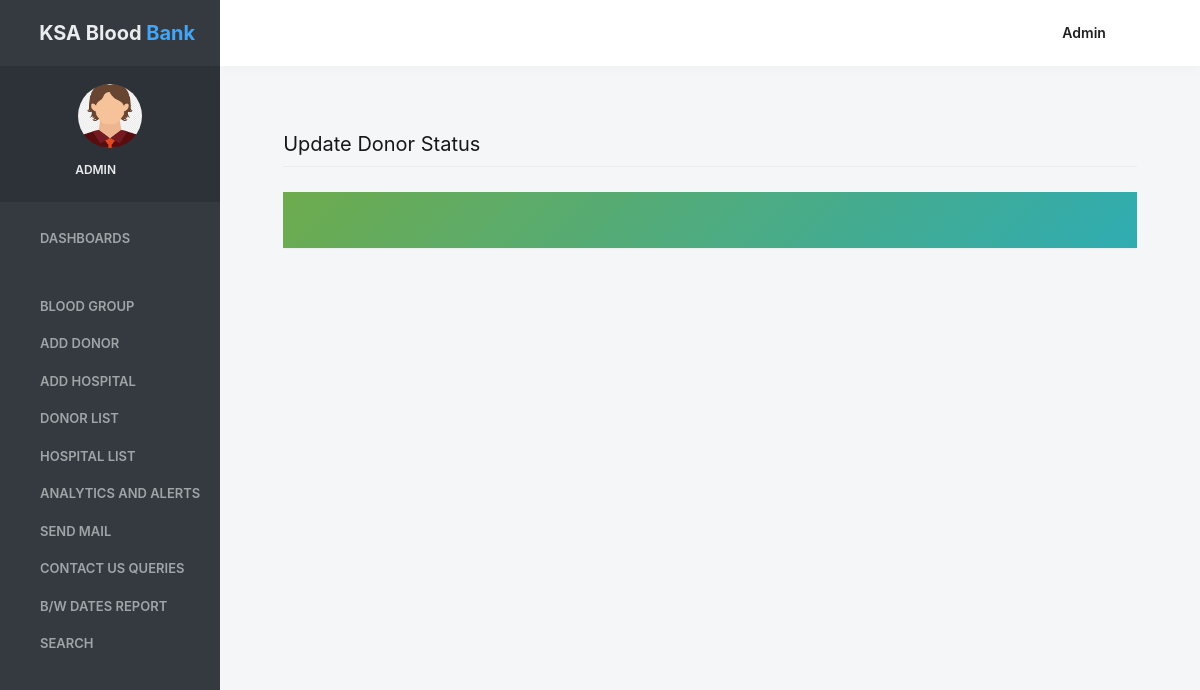
The page /edit_donor/29 (signed in) on the database as committed earlier.
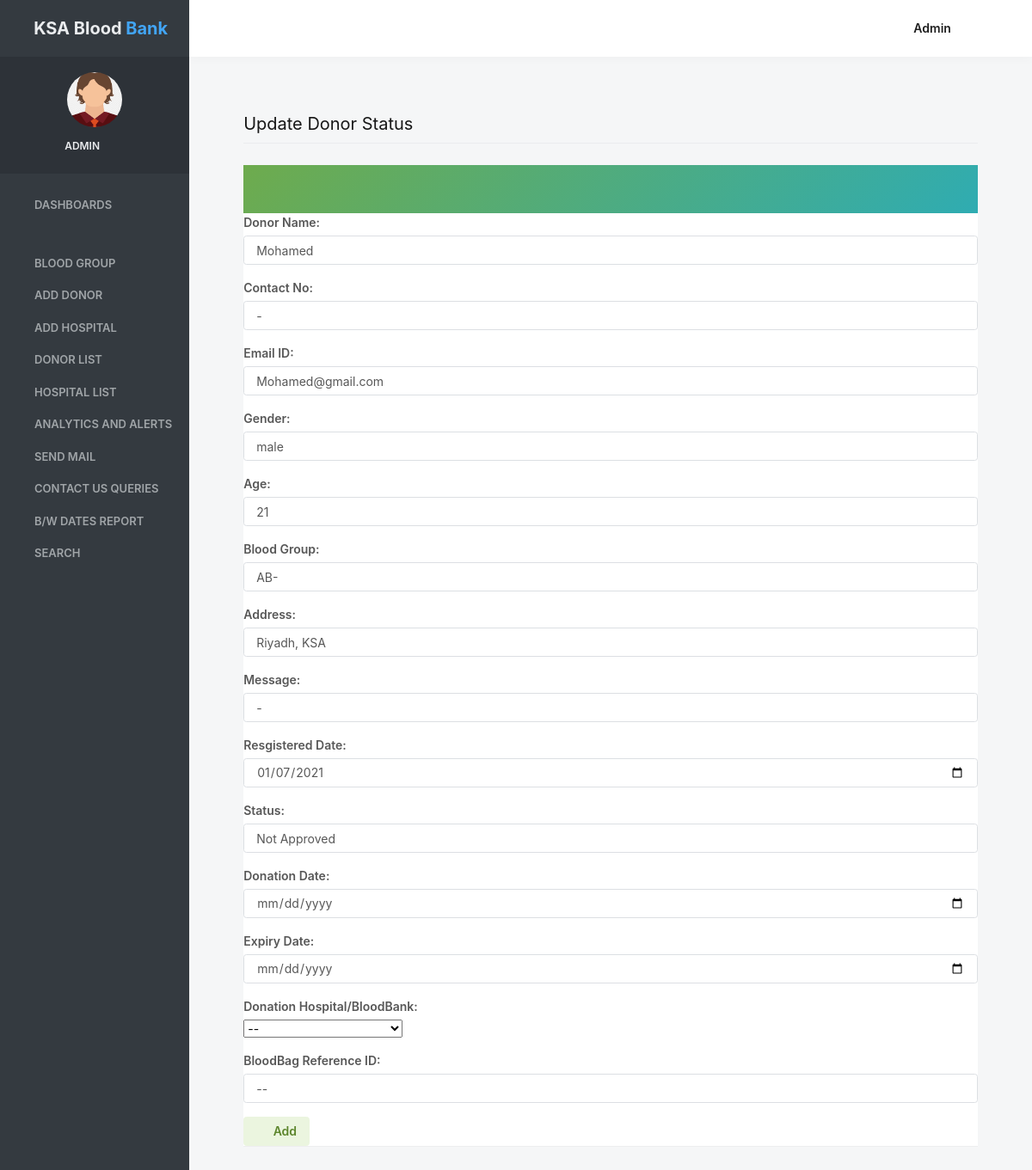
The same page on the database as committed later.
### bloodbank/models.py (models this page shows, shortened)
class Donor(models.Model):
    fullname = models.CharField(max_length=100)
    mobileno = models.CharField(max_length=15)
    emailid = models.CharField(max_length=50)
    gender = models.CharField(max_length=15)
    age = models.CharField(max_length=15)
    group = models.ForeignKey(Group, on_delete=models.CASCADE)
    address = models.CharField(max_length=300, null=True)
    message = models.CharField(max_length=300, null=True)
    postingdate = models.CharField(max_length=100)
    Status = models.CharField(max_length=100)
    donation_date = models.CharField(max_length=100)
    expiry_date = models.CharField(max_length=100)
    AssocHB = models.CharField(max_length=100)
    ReferenceID = models.CharField(max_length=100)

class Group(models.Model):
    bloodgroup = models.CharField(max_length=30)
    def __str__(self):
        return self.bloodgroup

### bloodbank/views.py (the view, shortened to what this page needs)
# urls.py: path('edit_donor/<int:pid>',edit_donor, name="edit_donor"),
def edit_donor(request,pid):
    if not request.user.is_authenticated:
        return redirect('login')
    donor = Donor.objects.filter(id=pid)
    error=""
    results = Hospital.objects.all()
    d = {'donor': donor,'error': error,'results':results}
    return render(request, 'edit_donor.html', d)

### bloodbank/templates/edit_donor.html (shortened to what the changed rows need)
{% load static %}
{% block body %}
 <html lang="en" class="no-focus">
    <head>
        <link rel="stylesheet" href="{% static 'adminassets/js/plugins/datatables/dataTables.bootstrap4.min.css' %}">
        <link rel="stylesheet" id="css-main" href="{% static 'adminassets/css/codebase.min.css' %}">
</head>
    <body>
        <div id="page-container" class="sidebar-o sidebar-inverse side-scroll page-header-fixed main-content-narrow">
            <main id="main-container">
                <div class="content">
                        <h2 class="content-heading">Update Donor Status</h2>
                         <div class="row">
                            <div class="col-md-12">
                             <div class="block block-themed">
                                    <form method="post">
                                     {% for i in donor %}
                                        <div class="form-group row">
                                            <label class="col-12" >Donor Name:</label>
                                            <div class="col-12">
                                                 <input type=text class="form-control" name="fullname"  value= "{{i.fullname}}" required='true'>
                                            </div>
                                        </div>
                                          <div class="form-group row">
                                            <label class="col-12" >Contact No:</label>
                                            <div class="col-12">
                                                 <input type=text class="form-control" name="mobileno"  value= "{{i.mobileno}}" required='true'>
                                            </div>
                                        </div>
                                            <div class="form-group row">
                                            <label class="col-12" >Email ID:</label>
                                            <div class="col-12">
                                                 <input type=text class="form-control" name="emailid"  value= "{{i.emailid}}" required='true'>
                                            </div>
                                        </div>
                                            <div class="form-group row">
                                            <label class="col-12" >Gender:</label>
                                            <div class="col-12">
                                                 <input type=text class="form-control" name="gender"  value= "{{i.gender}}" required='true'>
                                            </div>
                                        </div>
                                            <div class="form-group row">
                                            <label class="col-12" >Age:</label>
                                            <div class="col-12">
                                                 <input type=text class="form-control" name="age"  value= "{{i.age}}" required='true'>
                                            </div>
                                        </div>
                                            <div class="form-group row">
                                            <label class="col-12" >Blood Group:</label>
                                            <div class="col-12">
                                                 <input type=text class="form-control" name="group"  value= "{{i.group}}" required='true'>
                                            </div>
                                        </div>
                                            <div class="form-group row">
                                            <label class="col-12" >Address:</label>
                                            <div class="col-12">
                                                 <input type=text class="form-control" name="address"  value= "{{i.address}}" required='true'>
                                            </div>
                                        </div>
                                               <div class="form-group row">
                                            <label class="col-12" >Message:</label>
                                            <div class="col-12">
                                                 <input type=text class="form-control" name="message"  value= "{{i.message}}" required='true'>
                                            </div>
                                        </div>
                                          <div class="form-group row">
                                            <label class="col-12" >Resgistered Date:</label>
                                            <div class="col-12">
                                                 <input type=date class="form-control" name="postingdate"  value= "{{i.postingdate}}" required='true'>
                                            </div>
                                        </div>
                                        <div class="form-group row">
                                            <label class="col-12" >Status:</label>
                                            <div class="col-12">
                                                 <input type=text class="form-control" name="Status"  value= "{{i.Status}}" required='true'>
                                            </div>
                                        </div>
                                        <div class="form-group row">
                                            <label class="col-12" >Donation Date:</label>
                                            <div class="col-12">
                                                 <input type="date" class="form-control" name="donation_date" value="{{i.donation_date}}" required='true'>
                                            </div>
                                        </div>
                                        <div class="form-group row">
                                            <label class="col-12" >Expiry Date:</label>
                                            <div class="col-12">
                                                 <input type="date"  class="form-control" name="expiry_date"  value="{{i.expiry_date}}" required='true'>
                                            </div>
                                        </div>
                                        <div class="form-group row">
                                             <label class="col-12" >Donation Hospital/BloodBank:</label>
                                            <div class="col-12">
                                                <select name="AssocHB" id="AssocHB" required="true">
                                                            <option selected disabled="true" value>{{i.AssocHB}}</option>
                                                </select>
                                            </div>
                                        </div>
                                         <div class="form-group row">
                                             <label class="col-12" >BloodBag Reference ID:</label>
                                            <div class="col-12">
                                                <input type="text"  class="form-control" name="ReferenceID"  value="{{i.ReferenceID}}" required='true'>
                                            </div>
                                        </div>
                                        <div class="form-group row">
                                            <div class="col-12">
                                                <button type="submit" class="btn btn-alt-success" name="submit">
                                                    <i class="fa fa-plus mr-5"></i> Add
                                                </button>
                                            </div>
                                         </div>
                                      </form>
                                    {% endfor %}
                             </div>
                                </div>
                            </div>
                        </div>
              </div>
    </body>
</html>
{% endblock %}

Rows that differ between the two databases and show on the page:
added Donor: fullname "Mohamed", mobileno "-", emailid "Mohamed@gmail.com", gender "male", age "21", group "AB-", address "Riyadh, KSA", message "-", postingdate "01/07/2021", Status "Not Approved", AssocHB "--", ReferenceID "--"
